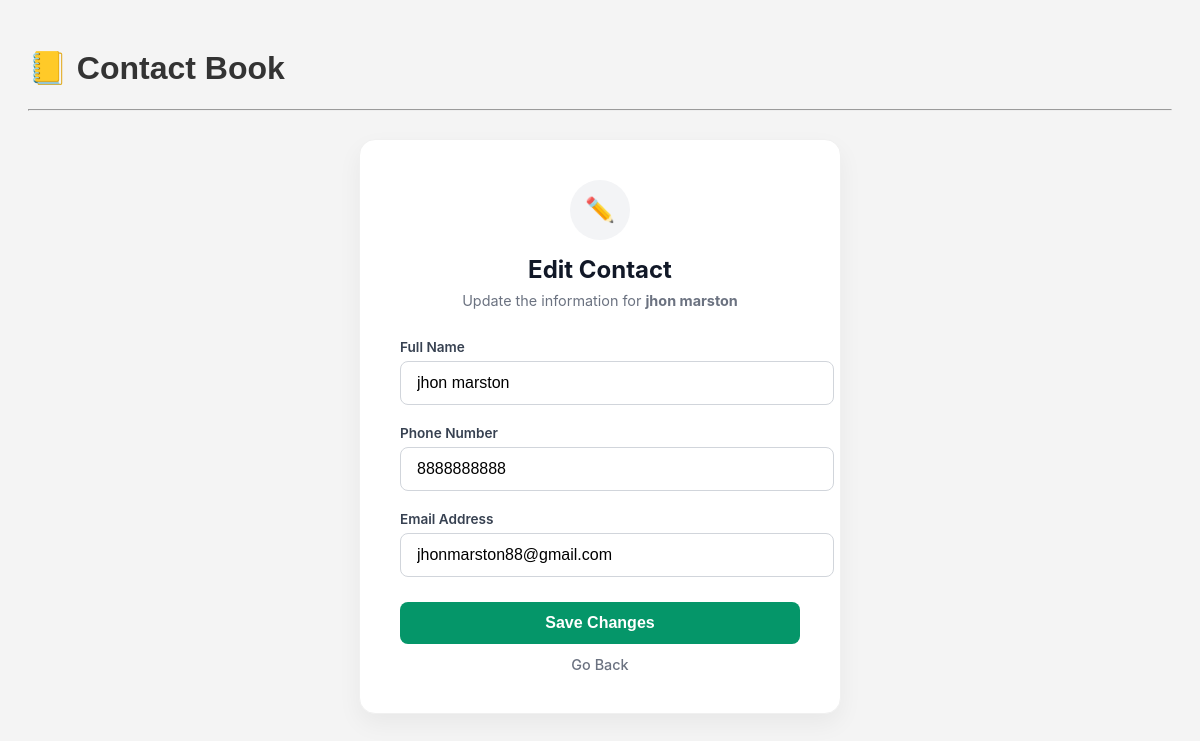
Page /edit/6/ on the committed database.
### contacts/models.py (models this page shows, shortened)
class Contact(models.Model):
    name = models.CharField(max_length=100)
    phone = models.CharField(max_length=15)
    email = models.EmailField()

### contacts/views.py (the view)
# urls.py: path('edit/<int:id>/', views.edit_contact, name='edit'),
def edit_contact(request, id):
    contact = get_object_or_404(Contact, id=id)
    if request.method == "POST":
        contact.name = request.POST['name']
        contact.phone = request.POST['phone']
        contact.email = request.POST['email']
        contact.save()
        return redirect('home')
    return render(request, 'contacts/edit.html', {'contact': contact})

### contacts/templates/contacts/edit.html (shortened to what this page needs)
{% extends 'contacts/base.html' %}
{% block content %}
<div style="display: flex; justify-content: center; align-items: center; min-height: 70vh; font-family: 'Inter', sans-serif; padding: 20px;">
    <div style="background: white; padding: 40px; border-radius: 16px; box-shadow: 0 10px 25px rgba(0,0,0,0.05); border: 1px solid #f0f0f0; width: 100%; max-width: 400px;">
        <div style="text-align: center; margin-bottom: 30px;">
            <div style="background: #f3f4f6; width: 60px; height: 60px; border-radius: 50%; display: flex; align-items: center; justify-content: center; margin: 0 auto 15px;">
                <span style="font-size: 1.5rem;">✏️</span>
            </div>
            <h2 style="margin: 0; color: #111827; font-size: 1.5rem; font-weight: 700;">Edit Contact</h2>
            <p style="color: #6b7280; font-size: 0.9rem; margin-top: 8px;">Update the information for <strong>{{ contact.name }}</strong></p>
        </div>
        <form method="POST">
            <div style="margin-bottom: 20px;">
                <label style="display: block; font-size: 0.85rem; font-weight: 600; color: #374151; margin-bottom: 6px;">Full Name</label>
                <input type="text" name="name" value="{{ contact.name }}" required
                    style="width: 100%; padding: 12px 16px; border-radius: 8px; border: 1px solid #d1d5db; font-size: 1rem; outline: none; transition: all 0.2s;"
                    onfocus="this.style.borderColor='#059669'; this.style.boxShadow='0 0 0 3px rgba(5, 150, 105, 0.1)'"
                    onblur="this.style.borderColor='#d1d5db'; this.style.boxShadow='none'">
            </div>
            <div style="margin-bottom: 20px;">
                <label style="display: block; font-size: 0.85rem; font-weight: 600; color: #374151; margin-bottom: 6px;">Phone Number</label>
                <input type="text" name="phone" value="{{ contact.phone }}" required
                    style="width: 100%; padding: 12px 16px; border-radius: 8px; border: 1px solid #d1d5db; font-size: 1rem; outline: none; transition: all 0.2s;"
                    onfocus="this.style.borderColor='#059669'; this.style.boxShadow='0 0 0 3px rgba(5, 150, 105, 0.1)'"
                    onblur="this.style.borderColor='#d1d5db'; this.style.boxShadow='none'">
            </div>
            <div style="margin-bottom: 25px;">
                <label style="display: block; font-size: 0.85rem; font-weight: 600; color: #374151; margin-bottom: 6px;">Email Address</label>
                <input type="email" name="email" value="{{ contact.email }}" required
                    style="width: 100%; padding: 12px 16px; border-radius: 8px; border: 1px solid #d1d5db; font-size: 1rem; outline: none; transition: all 0.2s;"
                    onfocus="this.style.borderColor='#059669'; this.style.boxShadow='0 0 0 3px rgba(5, 150, 105, 0.1)'"
                    onblur="this.style.borderColor='#d1d5db'; this.style.boxShadow='none'">
            </div>
            <button type="submit" style="width: 100%; background-color: #059669; color: white; padding: 12px; border: none; border-radius: 8px; font-size: 1rem; font-weight: 600; cursor: pointer; transition: background 0.2s; margin-bottom: 12px;"
                onmouseover="this.style.backgroundColor='#047857'"
                onmouseout="this.style.backgroundColor='#059669'">
                Save Changes
            </button>
            <a href="/" style="display: block; text-align: center; color: #6b7280; text-decoration: none; font-size: 0.9rem; font-weight: 500;">
                Go Back
            </a>
        </form>
    </div>
</div>
{% endblock %}

### contacts/static/style.css (style rules this page uses)
body { font-family: Arial; background: #f4f4f4; padding: 20px; }
a { text-decoration: none; color: blue; }

### rows in the picture
Contact: name "jhon marston", phone "8888888888", email "jhonmarston88@gmail.com"
